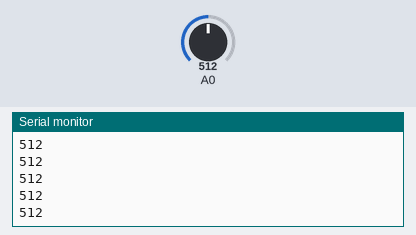
This sketch was run on a simulated Arduino Uno, built with avr-gcc and run on an emulated ATmega328P. On the bench: the last lines printed to the serial monitor. The inputs (shaded band) are chosen by the test bench; at power-on: A0 = 512.

Above: at 1.2 s.
1.3 s: A0 set to 716
At 1.31 s:
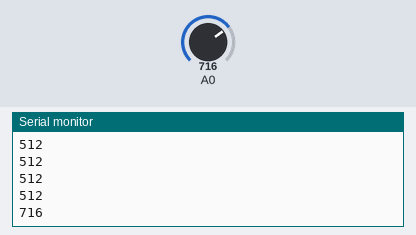
2.8 s: A0 set to 900
At 2.81 s:
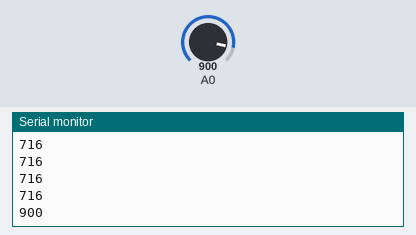
Timing chart, 0 to 5.8 s (numbered marks = the images above; inputs shaded):
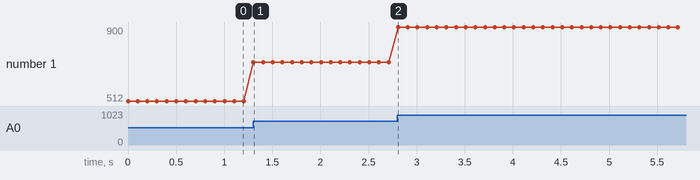

Measured:
- after the input at 1.3 s, the serial monitor: prints a new line at once (image 1)
- after the input at 2.8 s, the serial monitor: prints a new line at once (image 2)
- plotted number 1: 512 → 716 after the input at 1.3 s, 716 → 900 after the input at 2.8 s

The sketch:

DEC.ino
```cpp
#include <stdio.h>
#include <string.h>
#include <stdlib.h>

int ad_buf;
void setup(){
  pinMode(A0, INPUT);
  Serial.begin(9600);
}

void loop() {
  ad_buf = analogRead(A0);
  Serial.println(ad_buf, DEC);
  delay(100);
}
```
